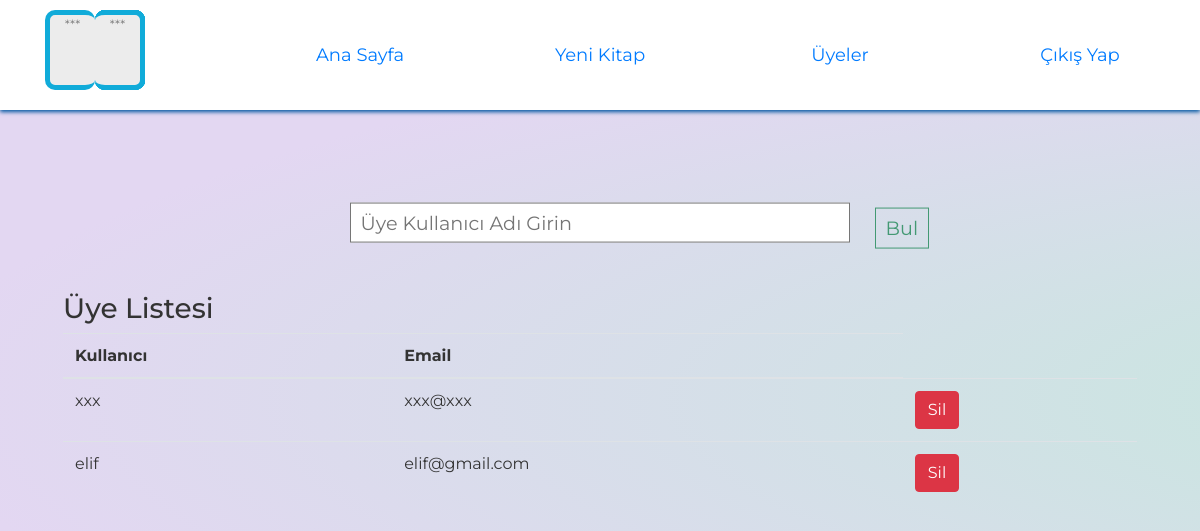
The app's page /admin_users, older data.
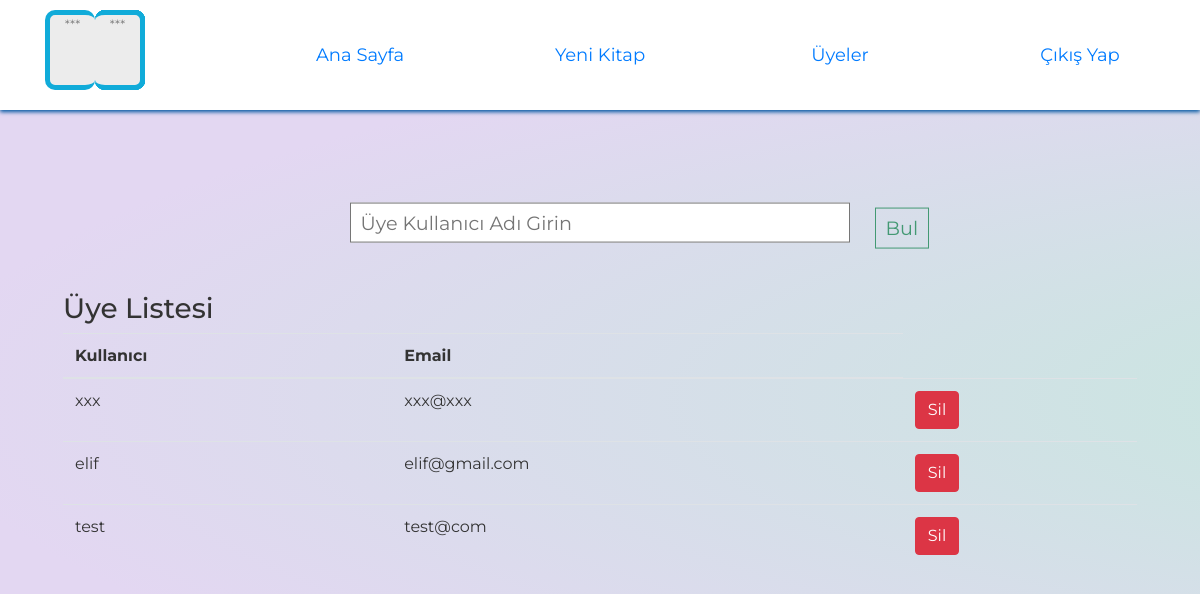
The same page, newer data.
### Models/user.py (models this page shows, shortened)
class User(UserMixin,db.Model):
    __tablename__ = 'user'
    id = db.Column(db.Integer, primary_key=True)
    username = db.Column(db.String(120))
    email = db.Column(db.String(120))
    password = db.Column(db.String(80))

### Routes/routes.py (the view)
@routes.route("/admin_users")
def admin_users():
    users = User.query.all()
    return render_template("admin_users.html", users=users)

### templates/admin_users.html (shortened to what this page needs)
<html>
<head>
    <link rel="stylesheet" href="https://maxcdn.bootstrapcdn.com/bootstrap/4.0.0/css/bootstrap.min.css">
    <link rel="stylesheet" type="text/css" href="../static/css/home.css" />
    <link rel="stylesheet" type="text/css" href="../static/css/search.css" />
</head>
<body>
    <div>
        <section class='header'>
            <header>
                <ul class='menu'>
                <li>
                        <div class="logo">
                            <div class="paper">
                            </div>
                            <div class="paper">
                            </div>
                        </div>
                    </li>
                    <li>
                        <a href='/admin'>Ana Sayfa</a>
                    </li>
                    <li>
                        <a href='/admin_book'>Yeni Kitap</a>
                    </li>
                    <li>
                        <a href='/admin_users'>Üyeler</a>
                    </li>
                    <li class="logout">
                        <a href='/logout'>Çıkış Yap</a>
                    </li>
                </ul>
            </header>
        </section>
        <div style="margin-top: 150px;" class="container">
            <form action="/member_search" method="POST" id="searchform">
                <input type="text" name="member_search" id="search-bar" placeholder="Üye Kullanıcı Adı Girin" />
                <button type="submit" name="member_search" id="submit">Bul</button>
            </form>
            <table class="table table-hover">
                <h3>Üye Listesi</h3>
                <thead>
                    <tr>
                        <th scope="col">Kullanıcı</th>
                        <th scope="col">Email</th>
                    </tr>
                </thead>
                <tbody>
                {% if members: %}
                    {%for member in members %}
                    <tr>
                        <td>{{member.username}}</td>
                        <td>{{member.email}}</td>
                        <td><a href="/user_delete/{{member.id}}" method="DELETE" class="btn btn-danger">Sil</a>
                    </tr>
                    {% endfor %}
                    {% else %}
                      {%for user in users %}
                    <tr>
                        <td>{{user.username}}</td>
                        <td>{{user.email}}</td>
                        <td><a href="/user_delete/{{user.id}}" method="DELETE" class="btn btn-danger">Sil</a>
                    </tr>
                    {% endfor %}
                    {% endif %}
                </tbody>
            </table>
        </div>
    </div>
</body>
</html>

Row changes from the older to the newer data that the page shows:
added User: username "test", email "test@com"
